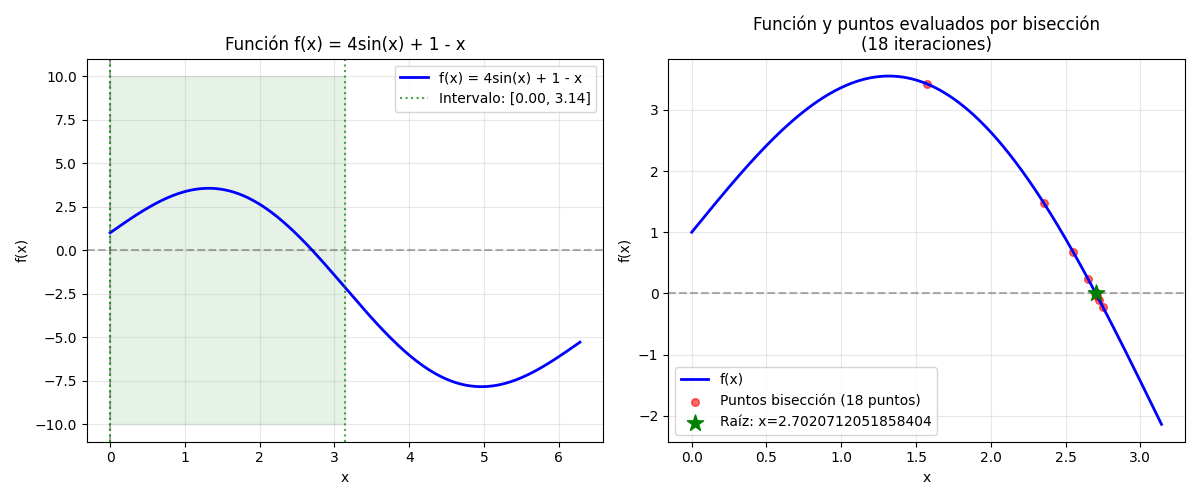

Write Python code to recreate this figure.
import numpy as np
import matplotlib.pyplot as plt


def f(x):
    """Función f(x) = 4*sin(x) + 1 - x"""
    return 4 * np.sin(x) + 1 - x


def biseccion(fun, a, b, nit=1e4, errx=1e-5):
    nit = int(nit)
    hx = []
    hy = []

    fa = fun(a)
    fb = fun(b)

    if fa * fb > 0:
        return "Sin raiz"

    c = a
    iter_count = 0

    while (b - a) / 2 > errx:
        c = (a + b) / 2
        fc = fun(c)

        hx.append(c)
        hy.append(fc)

        if fc == 0:
            break

        if fa * fc < 0:
            b = c
            fb = fc
        else:
            a = c
            fa = fc

        iter_count += 1
        if iter_count > nit:
            break

    return (np.array(hx), np.array(hy), iter_count, nit, (b - a) / 2)


x_grafica = np.linspace(0, 2 * np.pi, 1000)
y_grafica = f(x_grafica)

plt.figure(figsize=(12, 5))
plt.subplot(1, 2, 1)
plt.plot(x_grafica, y_grafica, "b-", linewidth=2, label="f(x) = 4sin(x) + 1 - x")
plt.axhline(y=0, color="k", linestyle="--", alpha=0.3)
plt.axvline(x=0, color="k", linestyle="--", alpha=0.3)
plt.grid(True, alpha=0.3)
plt.xlabel("x")
plt.ylabel("f(x)")
plt.title("Función f(x) = 4sin(x) + 1 - x")
plt.legend()

a_inicial = 0
b_inicial = np.pi

plt.subplot(1, 2, 1)
plt.axvline(
    x=a_inicial,
    color="g",
    linestyle=":",
    alpha=0.7,
    label=f"Intervalo: [{a_inicial:.2f}, {b_inicial:.2f}]",
)
plt.axvline(x=b_inicial, color="g", linestyle=":", alpha=0.7)
plt.fill_between([a_inicial, b_inicial], -10, 10, alpha=0.1, color="green")
plt.legend()

resultado = biseccion(f, a_inicial, b_inicial, nit=1e4, errx=1e-5)

if isinstance(resultado, str):
    print("Error: No se encontró raíz en el intervalo")
else:
    hx, hy, iter_count, nit_max, error_final = resultado

    raiz = hx[-1]
    valor_en_raiz = hy[-1]

    print(f"Raiz: {raiz}")
    print(f"f(raiz) = {valor_en_raiz}")
    print(f"Iteraciones: {iter_count}")
    print(f"Error: {error_final}")

    if iter_count >= nit_max:
        print("Finalizo por cantidad de iteraciones")
    else:
        print("Finalizo por error alcanzado")

    x_zoom = np.linspace(a_inicial, b_inicial, 500)
    y_zoom = f(x_zoom)

    plt.subplot(1, 2, 2)
    plt.plot(x_zoom, y_zoom, "b-", linewidth=2, label="f(x)")
    plt.axhline(y=0, color="k", linestyle="--", alpha=0.3)
    plt.scatter(
        hx,
        hy,
        color="red",
        s=30,
        alpha=0.6,
        label=f"Puntos bisección ({len(hx)} puntos)",
    )
    plt.scatter(
        [raiz],
        [valor_en_raiz],
        color="green",
        s=150,
        marker="*",
        label=f"Raíz: x={raiz}",
        zorder=5,
    )
    plt.grid(True, alpha=0.3)
    plt.xlabel("x")
    plt.ylabel("f(x)")
    plt.title(f"Función y puntos evaluados por bisección\n({iter_count} iteraciones)")
    plt.legend()

    plt.tight_layout()
    plt.savefig("Actividad_3.png")
